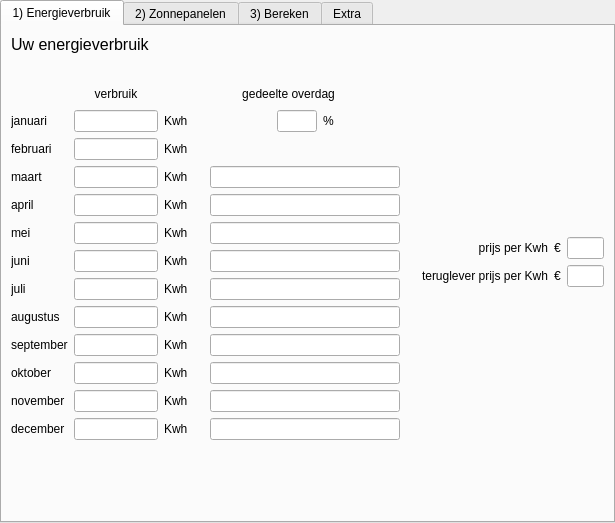
<?xml version="1.0" encoding="UTF-8"?>
<ui version="4.0">
 <class>TabWidget</class>
 <widget class="QTabWidget" name="TabWidget">
  <property name="geometry">
   <rect>
    <x>0</x>
    <y>0</y>
    <width>615</width>
    <height>523</height>
   </rect>
  </property>
  <property name="windowTitle">
   <string>TabWidget</string>
  </property>
  <property name="currentIndex">
   <number>0</number>
  </property>
  <widget class="QWidget" name="tab_1">
   <attribute name="title">
    <string>1) Energieverbruik</string>
   </attribute>
   <layout class="QGridLayout" name="gridLayout_2">
    <item row="0" column="0">
     <widget class="QLabel" name="label">
      <property name="font">
       <font>
        <pointsize>12</pointsize>
       </font>
      </property>
      <property name="text">
       <string>Uw energieverbruik</string>
      </property>
     </widget>
    </item>
    <item row="1" column="0">
     <layout class="QGridLayout" name="gridLayout">
      <item row="2" column="0">
       <spacer name="verticalSpacer_2">
        <property name="orientation">
         <enum>Qt::Vertical</enum>
        </property>
        <property name="sizeHint" stdset="0">
         <size>
          <width>20</width>
          <height>40</height>
         </size>
        </property>
       </spacer>
      </item>
      <item row="5" column="0">
       <layout class="QGridLayout" name="gridLayout_18"/>
      </item>
      <item row="3" column="3">
       <layout class="QGridLayout" name="gridLayout_4">
        <item row="3" column="2">
         <widget class="QLineEdit" name="lineEdit_17"/>
        </item>
        <item row="1" column="3">
         <spacer name="horizontalSpacer_4">
          <property name="orientation">
           <enum>Qt::Horizontal</enum>
          </property>
          <property name="sizeHint" stdset="0">
           <size>
            <width>40</width>
            <height>20</height>
           </size>
          </property>
         </spacer>
        </item>
        <item row="4" column="2">
         <spacer name="verticalSpacer_4">
          <property name="orientation">
           <enum>Qt::Vertical</enum>
          </property>
          <property name="sizeHint" stdset="0">
           <size>
            <width>20</width>
            <height>40</height>
           </size>
          </property>
         </spacer>
        </item>
        <item row="0" column="2">
         <spacer name="verticalSpacer_3">
          <property name="orientation">
           <enum>Qt::Vertical</enum>
          </property>
          <property name="sizeHint" stdset="0">
           <size>
            <width>20</width>
            <height>40</height>
           </size>
          </property>
         </spacer>
        </item>
        <item row="1" column="1">
         <widget class="QLabel" name="label_15">
          <property name="text">
           <string>€</string>
          </property>
         </widget>
        </item>
        <item row="3" column="0">
         <widget class="QLabel" name="label_24">
          <property name="text">
           <string>teruglever prijs per Kwh</string>
          </property>
         </widget>
        </item>
        <item row="1" column="2">
         <widget class="QLineEdit" name="lineEdit_13"/>
        </item>
        <item row="3" column="1">
         <widget class="QLabel" name="label_25">
          <property name="text">
           <string>€</string>
          </property>
         </widget>
        </item>
        <item row="1" column="0">
         <widget class="QLabel" name="label_2">
          <property name="text">
           <string>prijs per Kwh</string>
          </property>
          <property name="alignment">
           <set>Qt::AlignRight|Qt::AlignTrailing|Qt::AlignVCenter</set>
          </property>
         </widget>
        </item>
       </layout>
      </item>
      <item row="2" column="3">
       <spacer name="horizontalSpacer">
        <property name="orientation">
         <enum>Qt::Horizontal</enum>
        </property>
        <property name="sizeHint" stdset="0">
         <size>
          <width>40</width>
          <height>20</height>
         </size>
        </property>
       </spacer>
      </item>
      <item row="6" column="0">
       <spacer name="verticalSpacer_17">
        <property name="orientation">
         <enum>Qt::Vertical</enum>
        </property>
        <property name="sizeHint" stdset="0">
         <size>
          <width>20</width>
          <height>40</height>
         </size>
        </property>
       </spacer>
      </item>
      <item row="4" column="0">
       <spacer name="verticalSpacer_16">
        <property name="orientation">
         <enum>Qt::Vertical</enum>
        </property>
        <property name="sizeHint" stdset="0">
         <size>
          <width>20</width>
          <height>40</height>
         </size>
        </property>
       </spacer>
      </item>
      <item row="5" column="3">
       <spacer name="verticalSpacer_15">
        <property name="orientation">
         <enum>Qt::Vertical</enum>
        </property>
        <property name="sizeHint" stdset="0">
         <size>
          <width>20</width>
          <height>40</height>
         </size>
        </property>
       </spacer>
      </item>
      <item row="3" column="0">
       <layout class="QGridLayout" name="gridLayout_3">
        <item row="8" column="0">
         <widget class="QLabel" name="label_8">
          <property name="text">
           <string>juni</string>
          </property>
         </widget>
        </item>
        <item row="13" column="2">
         <widget class="QLineEdit" name="lineEdit_11"/>
        </item>
        <item row="9" column="2">
         <widget class="QLineEdit" name="lineEdit_7"/>
        </item>
        <item row="7" column="0">
         <widget class="QLabel" name="label_7">
          <property name="text">
           <string>mei</string>
          </property>
         </widget>
        </item>
        <item row="10" column="0">
         <widget class="QLabel" name="label_10">
          <property name="text">
           <string>augustus</string>
          </property>
         </widget>
        </item>
        <item row="11" column="2">
         <widget class="QLineEdit" name="lineEdit_9"/>
        </item>
        <item row="15" column="0">
         <widget class="QLabel" name="label_14">
          <property name="text">
           <string>december</string>
          </property>
         </widget>
        </item>
        <item row="6" column="0">
         <widget class="QLabel" name="label_6">
          <property name="text">
           <string>april</string>
          </property>
         </widget>
        </item>
        <item row="5" column="0">
         <widget class="QLabel" name="label_5">
          <property name="text">
           <string>maart</string>
          </property>
         </widget>
        </item>
        <item row="7" column="2">
         <widget class="QLineEdit" name="lineEdit_5"/>
        </item>
        <item row="12" column="0">
         <widget class="QLabel" name="label_12">
          <property name="text">
           <string>oktober</string>
          </property>
         </widget>
        </item>
        <item row="11" column="0">
         <widget class="QLabel" name="label_11">
          <property name="text">
           <string>september</string>
          </property>
         </widget>
        </item>
        <item row="2" column="0">
         <widget class="QLabel" name="label_3">
          <property name="text">
           <string>januari</string>
          </property>
         </widget>
        </item>
        <item row="3" column="0">
         <widget class="QLabel" name="label_4">
          <property name="text">
           <string>februari</string>
          </property>
         </widget>
        </item>
        <item row="6" column="2">
         <widget class="QLineEdit" name="lineEdit_4"/>
        </item>
        <item row="13" column="0">
         <widget class="QLabel" name="label_13">
          <property name="text">
           <string>november</string>
          </property>
         </widget>
        </item>
        <item row="5" column="2">
         <widget class="QLineEdit" name="lineEdit_3"/>
        </item>
        <item row="8" column="2">
         <widget class="QLineEdit" name="lineEdit_6"/>
        </item>
        <item row="2" column="2">
         <widget class="QLineEdit" name="lineEdit"/>
        </item>
        <item row="3" column="2">
         <widget class="QLineEdit" name="lineEdit_2"/>
        </item>
        <item row="15" column="2">
         <widget class="QLineEdit" name="lineEdit_12"/>
        </item>
        <item row="12" column="2">
         <widget class="QLineEdit" name="lineEdit_10"/>
        </item>
        <item row="9" column="0">
         <widget class="QLabel" name="label_9">
          <property name="text">
           <string>juli</string>
          </property>
         </widget>
        </item>
        <item row="10" column="2">
         <widget class="QLineEdit" name="lineEdit_8"/>
        </item>
        <item row="1" column="7">
         <spacer name="horizontalSpacer_3">
          <property name="orientation">
           <enum>Qt::Horizontal</enum>
          </property>
          <property name="sizeHint" stdset="0">
           <size>
            <width>40</width>
            <height>20</height>
           </size>
          </property>
         </spacer>
        </item>
        <item row="8" column="3">
         <widget class="QLabel" name="label_33">
          <property name="text">
           <string>Kwh</string>
          </property>
         </widget>
        </item>
        <item row="5" column="3">
         <widget class="QLabel" name="label_30">
          <property name="text">
           <string>Kwh</string>
          </property>
         </widget>
        </item>
        <item row="2" column="3">
         <widget class="QLabel" name="label_28">
          <property name="text">
           <string>Kwh</string>
          </property>
         </widget>
        </item>
        <item row="10" column="3">
         <widget class="QLabel" name="label_36">
          <property name="text">
           <string>Kwh</string>
          </property>
         </widget>
        </item>
        <item row="9" column="3">
         <widget class="QLabel" name="label_35">
          <property name="text">
           <string>Kwh</string>
          </property>
         </widget>
        </item>
        <item row="1" column="2">
         <widget class="QLabel" name="label_34">
          <property name="text">
           <string>verbruik</string>
          </property>
          <property name="alignment">
           <set>Qt::AlignCenter</set>
          </property>
         </widget>
        </item>
        <item row="2" column="5">
         <layout class="QGridLayout" name="gridLayout_21">
          <item row="0" column="1">
           <widget class="QLineEdit" name="lineEdit_24">
            <property name="sizePolicy">
             <sizepolicy hsizetype="Fixed" vsizetype="Fixed">
              <horstretch>0</horstretch>
              <verstretch>0</verstretch>
             </sizepolicy>
            </property>
            <property name="maximumSize">
             <size>
              <width>40</width>
              <height>16777215</height>
             </size>
            </property>
            <property name="alignment">
             <set>Qt::AlignLeading|Qt::AlignLeft|Qt::AlignVCenter</set>
            </property>
           </widget>
          </item>
          <item row="0" column="2">
           <widget class="QLabel" name="label_27">
            <property name="text">
             <string>%</string>
            </property>
           </widget>
          </item>
          <item row="0" column="0">
           <spacer name="horizontalSpacer_2">
            <property name="orientation">
             <enum>Qt::Horizontal</enum>
            </property>
            <property name="sizeHint" stdset="0">
             <size>
              <width>40</width>
              <height>20</height>
             </size>
            </property>
           </spacer>
          </item>
          <item row="0" column="3">
           <spacer name="horizontalSpacer_11">
            <property name="orientation">
             <enum>Qt::Horizontal</enum>
            </property>
            <property name="sizeHint" stdset="0">
             <size>
              <width>40</width>
              <height>20</height>
             </size>
            </property>
           </spacer>
          </item>
         </layout>
        </item>
        <item row="6" column="3">
         <widget class="QLabel" name="label_31">
          <property name="text">
           <string>Kwh</string>
          </property>
         </widget>
        </item>
        <item row="15" column="5">
         <widget class="QLineEdit" name="lineEdit_30"/>
        </item>
        <item row="1" column="4">
         <spacer name="horizontalSpacer_10">
          <property name="orientation">
           <enum>Qt::Horizontal</enum>
          </property>
          <property name="sizeHint" stdset="0">
           <size>
            <width>40</width>
            <height>20</height>
           </size>
          </property>
         </spacer>
        </item>
        <item row="10" column="5">
         <widget class="QLineEdit" name="lineEdit_26"/>
        </item>
        <item row="8" column="5">
         <widget class="QLineEdit" name="lineEdit_23"/>
        </item>
        <item row="5" column="5">
         <widget class="QLineEdit" name="lineEdit_20"/>
        </item>
        <item row="15" column="3">
         <widget class="QLabel" name="label_40">
          <property name="text">
           <string>Kwh</string>
          </property>
         </widget>
        </item>
        <item row="7" column="3">
         <widget class="QLabel" name="label_32">
          <property name="text">
           <string>Kwh</string>
          </property>
         </widget>
        </item>
        <item row="1" column="3">
         <spacer name="horizontalSpacer_9">
          <property name="orientation">
           <enum>Qt::Horizontal</enum>
          </property>
          <property name="sizeHint" stdset="0">
           <size>
            <width>40</width>
            <height>20</height>
           </size>
          </property>
         </spacer>
        </item>
        <item row="12" column="5">
         <widget class="QLineEdit" name="lineEdit_28"/>
        </item>
        <item row="13" column="3">
         <widget class="QLabel" name="label_39">
          <property name="text">
           <string>Kwh</string>
          </property>
         </widget>
        </item>
        <item row="11" column="3">
         <widget class="QLabel" name="label_37">
          <property name="text">
           <string>Kwh</string>
          </property>
         </widget>
        </item>
        <item row="11" column="5">
         <widget class="QLineEdit" name="lineEdit_27"/>
        </item>
        <item row="3" column="3">
         <widget class="QLabel" name="label_29">
          <property name="text">
           <string>Kwh</string>
          </property>
         </widget>
        </item>
        <item row="6" column="5">
         <widget class="QLineEdit" name="lineEdit_21"/>
        </item>
        <item row="12" column="3">
         <widget class="QLabel" name="label_38">
          <property name="text">
           <string>Kwh</string>
          </property>
         </widget>
        </item>
        <item row="7" column="5">
         <widget class="QLineEdit" name="lineEdit_22"/>
        </item>
        <item row="9" column="5">
         <widget class="QLineEdit" name="lineEdit_25"/>
        </item>
        <item row="13" column="5">
         <widget class="QLineEdit" name="lineEdit_29"/>
        </item>
        <item row="1" column="5">
         <layout class="QGridLayout" name="gridLayout_22">
          <item row="1" column="3">
           <spacer name="horizontalSpacer_12">
            <property name="orientation">
             <enum>Qt::Horizontal</enum>
            </property>
            <property name="sizeHint" stdset="0">
             <size>
              <width>40</width>
              <height>20</height>
             </size>
            </property>
           </spacer>
          </item>
          <item row="1" column="0">
           <spacer name="horizontalSpacer_13">
            <property name="orientation">
             <enum>Qt::Horizontal</enum>
            </property>
            <property name="sizeHint" stdset="0">
             <size>
              <width>40</width>
              <height>20</height>
             </size>
            </property>
           </spacer>
          </item>
          <item row="1" column="1">
           <widget class="QLabel" name="label_26">
            <property name="text">
             <string>gedeelte overdag</string>
            </property>
            <property name="alignment">
             <set>Qt::AlignCenter</set>
            </property>
           </widget>
          </item>
          <item row="1" column="2">
           <spacer name="horizontalSpacer_21">
            <property name="orientation">
             <enum>Qt::Horizontal</enum>
            </property>
            <property name="sizeHint" stdset="0">
             <size>
              <width>40</width>
              <height>20</height>
             </size>
            </property>
           </spacer>
          </item>
         </layout>
        </item>
       </layout>
      </item>
     </layout>
    </item>
    <item row="4" column="0">
     <spacer name="verticalSpacer">
      <property name="orientation">
       <enum>Qt::Vertical</enum>
      </property>
      <property name="sizeHint" stdset="0">
       <size>
        <width>20</width>
        <height>40</height>
       </size>
      </property>
     </spacer>
    </item>
   </layout>
  </widget>
  <widget class="QWidget" name="tab_2">
   <attribute name="title">
    <string>2) Zonnepanelen</string>
   </attribute>
   <layout class="QGridLayout" name="gridLayout_5">
    <item row="2" column="0">
     <layout class="QGridLayout" name="gridLayout_6">
      <item row="0" column="1">
       <widget class="QLineEdit" name="lineEdit_14"/>
      </item>
      <item row="0" column="0">
       <widget class="QLabel" name="label_17">
        <property name="text">
         <string>aantal zonnepanelen</string>
        </property>
       </widget>
      </item>
      <item row="1" column="0">
       <widget class="QLabel" name="label_18">
        <property name="text">
         <string>opbrengst per paneel (pKwh)</string>
        </property>
       </widget>
      </item>
      <item row="1" column="1">
       <widget class="QLineEdit" name="lineEdit_15"/>
      </item>
     </layout>
    </item>
    <item row="4" column="0">
     <spacer name="verticalSpacer_7">
      <property name="orientation">
       <enum>Qt::Vertical</enum>
      </property>
      <property name="sizeHint" stdset="0">
       <size>
        <width>20</width>
        <height>40</height>
       </size>
      </property>
     </spacer>
    </item>
    <item row="1" column="0">
     <spacer name="verticalSpacer_6">
      <property name="orientation">
       <enum>Qt::Vertical</enum>
      </property>
      <property name="sizeHint" stdset="0">
       <size>
        <width>20</width>
        <height>40</height>
       </size>
      </property>
     </spacer>
    </item>
    <item row="0" column="0">
     <widget class="QLabel" name="label_16">
      <property name="font">
       <font>
        <pointsize>12</pointsize>
       </font>
      </property>
      <property name="text">
       <string>Zonnepanelen</string>
      </property>
     </widget>
    </item>
    <item row="5" column="0">
     <spacer name="verticalSpacer_5">
      <property name="orientation">
       <enum>Qt::Vertical</enum>
      </property>
      <property name="sizeHint" stdset="0">
       <size>
        <width>20</width>
        <height>40</height>
       </size>
      </property>
     </spacer>
    </item>
    <item row="0" column="1">
     <spacer name="horizontalSpacer_5">
      <property name="orientation">
       <enum>Qt::Horizontal</enum>
      </property>
      <property name="sizeHint" stdset="0">
       <size>
        <width>40</width>
        <height>20</height>
       </size>
      </property>
     </spacer>
    </item>
   </layout>
  </widget>
  <widget class="QWidget" name="tab_3">
   <attribute name="title">
    <string>3) Bereken</string>
   </attribute>
   <layout class="QGridLayout" name="gridLayout_7">
    <item row="5" column="0">
     <spacer name="verticalSpacer_8">
      <property name="orientation">
       <enum>Qt::Vertical</enum>
      </property>
      <property name="sizeHint" stdset="0">
       <size>
        <width>20</width>
        <height>40</height>
       </size>
      </property>
     </spacer>
    </item>
    <item row="0" column="0">
     <widget class="QLabel" name="label_19">
      <property name="font">
       <font>
        <pointsize>12</pointsize>
       </font>
      </property>
      <property name="text">
       <string>Bereken</string>
      </property>
     </widget>
    </item>
    <item row="2" column="0">
     <layout class="QGridLayout" name="gridLayout_8">
      <item row="1" column="0">
       <layout class="QGridLayout" name="gridLayout_13">
        <item row="3" column="0">
         <widget class="QCalendarWidget" name="calendarWidget"/>
        </item>
        <item row="1" column="0">
         <widget class="QLabel" name="label_20">
          <property name="text">
           <string>Plaatsingsdatum</string>
          </property>
         </widget>
        </item>
        <item row="0" column="0">
         <spacer name="verticalSpacer_10">
          <property name="orientation">
           <enum>Qt::Vertical</enum>
          </property>
          <property name="sizeHint" stdset="0">
           <size>
            <width>20</width>
            <height>40</height>
           </size>
          </property>
         </spacer>
        </item>
       </layout>
      </item>
      <item row="1" column="2">
       <spacer name="verticalSpacer_9">
        <property name="orientation">
         <enum>Qt::Vertical</enum>
        </property>
        <property name="sizeHint" stdset="0">
         <size>
          <width>20</width>
          <height>40</height>
         </size>
        </property>
       </spacer>
      </item>
      <item row="1" column="3">
       <spacer name="horizontalSpacer_6">
        <property name="orientation">
         <enum>Qt::Horizontal</enum>
        </property>
        <property name="sizeHint" stdset="0">
         <size>
          <width>40</width>
          <height>20</height>
         </size>
        </property>
       </spacer>
      </item>
     </layout>
    </item>
    <item row="4" column="0">
     <widget class="QPushButton" name="pushButton">
      <property name="text">
       <string>bereken</string>
      </property>
     </widget>
    </item>
    <item row="3" column="0">
     <spacer name="verticalSpacer_11">
      <property name="orientation">
       <enum>Qt::Vertical</enum>
      </property>
      <property name="sizeHint" stdset="0">
       <size>
        <width>20</width>
        <height>40</height>
       </size>
      </property>
     </spacer>
    </item>
   </layout>
  </widget>
  <widget class="QWidget" name="tab">
   <attribute name="title">
    <string>Extra</string>
   </attribute>
   <layout class="QGridLayout" name="gridLayout_14">
    <item row="1" column="0">
     <spacer name="verticalSpacer_13">
      <property name="orientation">
       <enum>Qt::Vertical</enum>
      </property>
      <property name="sizeHint" stdset="0">
       <size>
        <width>20</width>
        <height>40</height>
       </size>
      </property>
     </spacer>
    </item>
    <item row="0" column="0">
     <widget class="QLabel" name="label_21">
      <property name="font">
       <font>
        <pointsize>12</pointsize>
       </font>
      </property>
      <property name="text">
       <string>Extra opties</string>
      </property>
     </widget>
    </item>
    <item row="2" column="0">
     <layout class="QGridLayout" name="gridLayout_15">
      <item row="0" column="2">
       <spacer name="horizontalSpacer_8">
        <property name="orientation">
         <enum>Qt::Horizontal</enum>
        </property>
        <property name="sizeHint" stdset="0">
         <size>
          <width>40</width>
          <height>20</height>
         </size>
        </property>
       </spacer>
      </item>
      <item row="0" column="4">
       <widget class="QLineEdit" name="lineEdit_16"/>
      </item>
      <item row="0" column="3">
       <widget class="QLabel" name="label_23">
        <property name="text">
         <string>€</string>
        </property>
       </widget>
      </item>
      <item row="0" column="1">
       <widget class="QLabel" name="label_22">
        <property name="text">
         <string>Prijs terugleverstroom</string>
        </property>
       </widget>
      </item>
     </layout>
    </item>
    <item row="2" column="2">
     <spacer name="horizontalSpacer_7">
      <property name="orientation">
       <enum>Qt::Horizontal</enum>
      </property>
      <property name="sizeHint" stdset="0">
       <size>
        <width>40</width>
        <height>20</height>
       </size>
      </property>
     </spacer>
    </item>
    <item row="4" column="0">
     <spacer name="verticalSpacer_12">
      <property name="orientation">
       <enum>Qt::Vertical</enum>
      </property>
      <property name="sizeHint" stdset="0">
       <size>
        <width>20</width>
        <height>40</height>
       </size>
      </property>
     </spacer>
    </item>
    <item row="3" column="0">
     <spacer name="verticalSpacer_14">
      <property name="orientation">
       <enum>Qt::Vertical</enum>
      </property>
      <property name="sizeHint" stdset="0">
       <size>
        <width>20</width>
        <height>40</height>
       </size>
      </property>
     </spacer>
    </item>
   </layout>
  </widget>
 </widget>
 <resources/>
 <connections/>
</ui>
